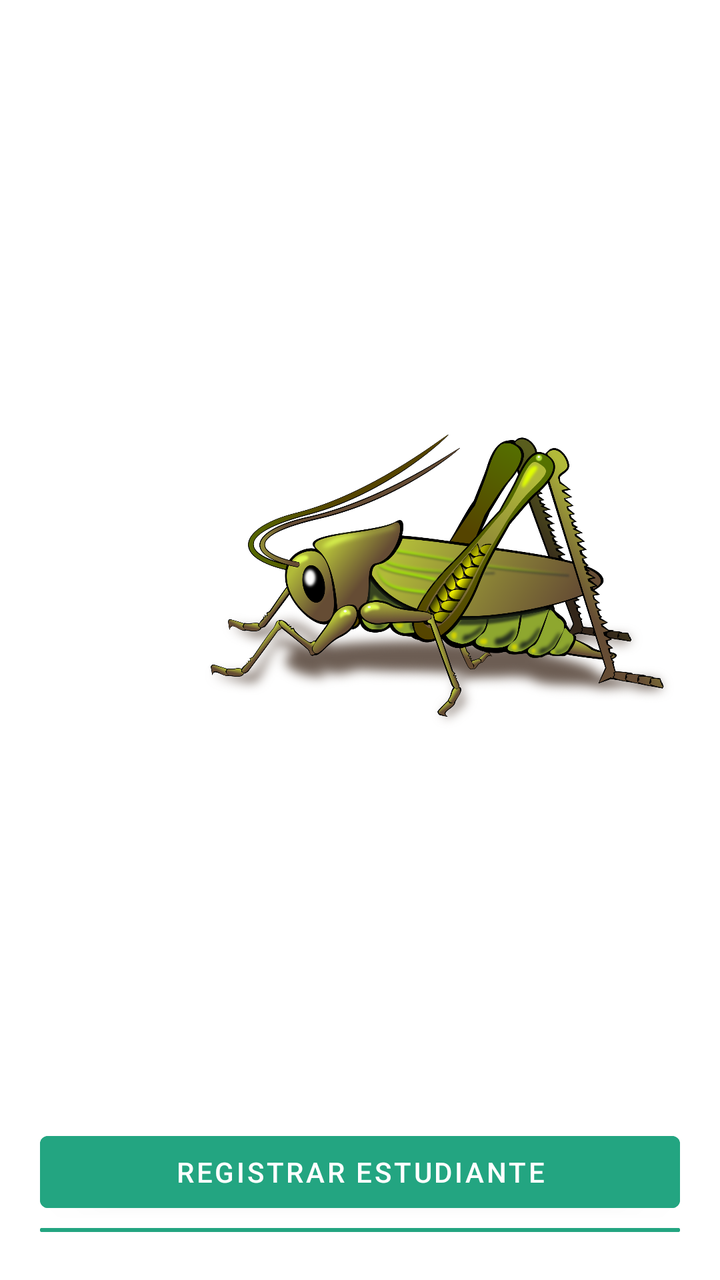
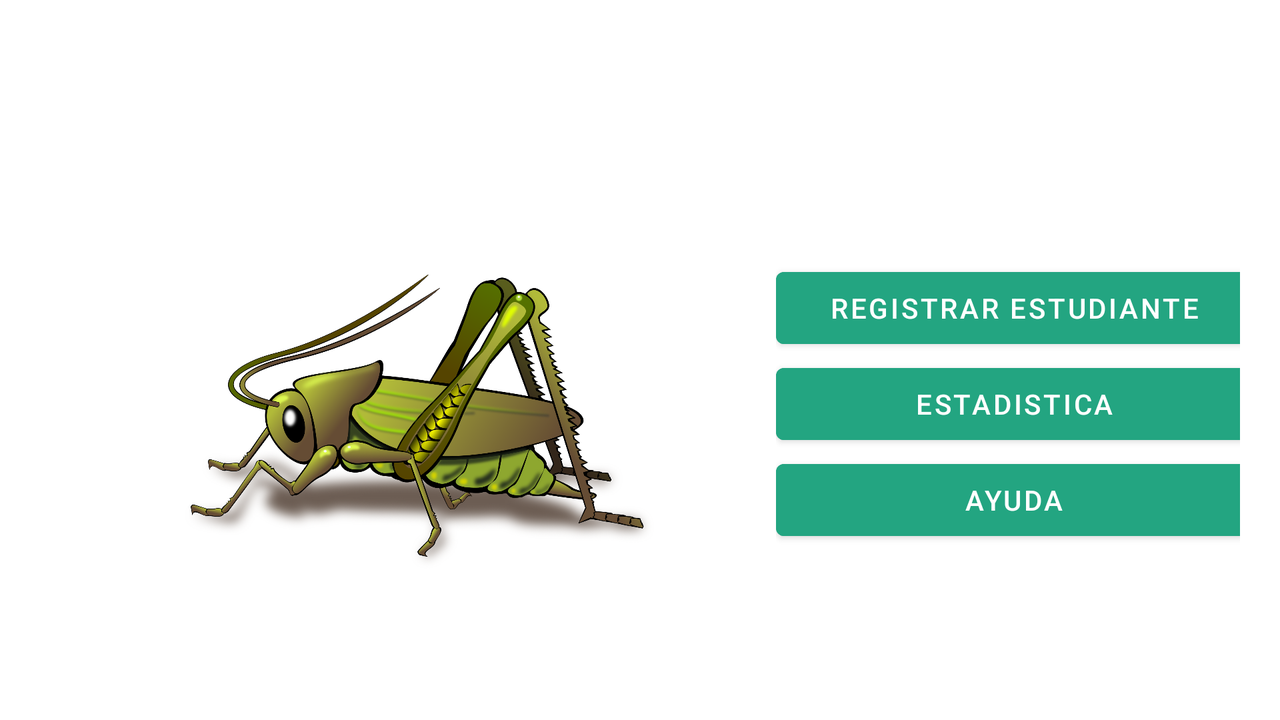

Compare how this app lays out the same screen by default and in its alternative resource folder. The renders come first, then the two layout files and the values they reference.
<!-- AndroidManifest.xml: application theme Theme.ProyectoNotas -->
<!-- res/layout/activity_main.xml -->
<?xml version="1.0" encoding="utf-8"?>
<LinearLayout xmlns:android="http://schemas.android.com/apk/res/android"
    xmlns:app="http://schemas.android.com/apk/res-auto"
    xmlns:tools="http://schemas.android.com/tools"
    android:layout_width="match_parent"
    android:layout_height="match_parent"
    android:orientation="vertical"
    android:padding="20dp"
    tools:context=".MainActivity">

    <ImageView
        android:id="@+id/imageView2"
        android:layout_width="238dp"
        android:layout_height="382dp"
        android:layout_margin="80dp"
        app:srcCompat="@drawable/grillo" />

    <LinearLayout
        android:layout_width="match_parent"
        android:layout_height="wrap_content"
        android:orientation="vertical">

        <Button
            android:id="@+id/btnAverageStudent"
            android:layout_width="match_parent"
            android:layout_height="wrap_content"
            android:backgroundTint="@color/bg_green"
            android:text="@string/btn_registration" />

        <Button
            android:id="@+id/btnStatistics"
            android:layout_width="match_parent"
            android:layout_height="wrap_content"
            android:backgroundTint="@color/bg_green"
            android:text="@string/btn_statistics" />

        <Button
            android:id="@+id/btnHelp"
            android:layout_width="match_parent"
            android:layout_height="wrap_content"
            android:backgroundTint="@color/bg_green"
            android:text="@string/btn_help" />
    </LinearLayout>

</LinearLayout>
<!-- resources referenced by this layout -->
<resources>
  <color name="bg_green">#23a581</color>
  <!-- drawable grillo: png bitmap (drawable, 796334 bytes) -->
  <string name="btn_help">Ayuda</string>
  <string name="btn_registration">Registrar estudiante</string>
  <string name="btn_statistics">Estadistica</string>
  <style name="Theme.ProyectoNotas" parent="Theme.MaterialComponents.DayNight.NoActionBar">
          
          <item name="colorPrimary">@color/purple_500</item>
          <item name="colorPrimaryVariant">@color/purple_700</item>
          <item name="colorOnPrimary">@color/white</item>
          
          <item name="colorSecondary">@color/teal_200</item>
          <item name="colorSecondaryVariant">@color/teal_700</item>
          <item name="colorOnSecondary">@color/black</item>
          
          <item name="android:statusBarColor" tools:targetApi="l">?attr/colorPrimaryVariant</item>
          
      </style>
  <color name="purple_500">#23a581</color>
  <color name="purple_700">#23a581</color>
  <color name="white">#FFFFFFFF</color>
  <color name="teal_200">#FF03DAC5</color>
  <color name="teal_700">#FF018786</color>
  <color name="black">#FF000000</color>
</resources>
<!-- res/layout-land/activity_main.xml (the repository's variant of the layout above) -->
<!-- drawn on the phone turned sideways -->
<?xml version="1.0" encoding="utf-8"?>
<LinearLayout xmlns:android="http://schemas.android.com/apk/res/android"
    xmlns:app="http://schemas.android.com/apk/res-auto"
    xmlns:tools="http://schemas.android.com/tools"
    android:layout_width="match_parent"
    android:layout_height="match_parent"
    android:orientation="horizontal"
    android:padding="20dp"
    tools:context=".MainActivity">



    <ImageView
        android:id="@+id/imageView2"
        android:layout_width="238dp"
        android:layout_height="382dp"
        app:srcCompat="@drawable/grillo"
        android:layout_marginLeft="70dp"/>

    <LinearLayout
        android:layout_width="match_parent"
        android:layout_height="wrap_content"
        android:orientation="vertical"
        android:layout_marginLeft="60dp"
        android:layout_marginTop="110dp">

        <Button
            android:id="@+id/btnAverageStudent"
            android:layout_width="238dp"
            android:layout_height="wrap_content"
            android:backgroundTint="@color/bg_green"
            android:text="@string/btn_registration" />

        <Button
            android:id="@+id/btnStatistics"
            android:layout_width="238dp"
            android:layout_height="wrap_content"
            android:backgroundTint="@color/bg_green"
            android:text="@string/btn_statistics" />

        <Button
            android:id="@+id/btnHelp"
            android:layout_width="238dp"
            android:layout_height="wrap_content"
            android:backgroundTint="@color/bg_green"
            android:text="@string/btn_help" />
    </LinearLayout>

</LinearLayout>
